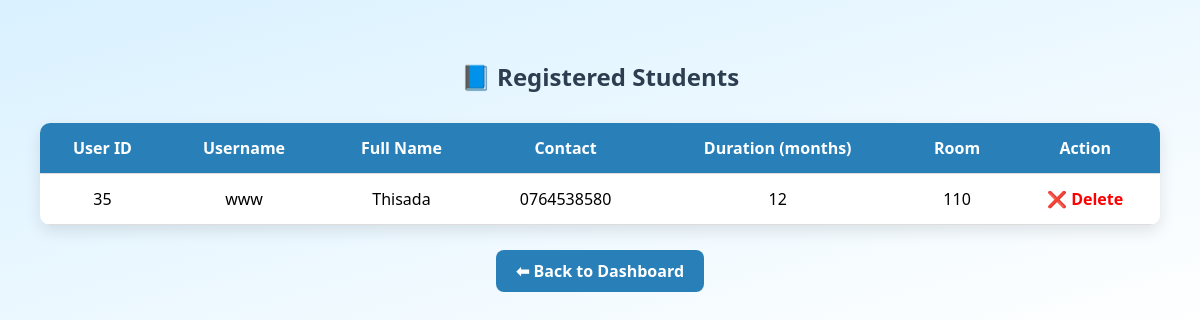
Page /hostel_management/students.php (signed in) on the committed database.
### tables this page shows
CREATE TABLE `user` (
  `user_id` int(11) NOT NULL,
  `password` varchar(100) NOT NULL,
  `role` enum('student','warden','admin') NOT NULL,
  `username` varchar(10) NOT NULL
);

CREATE TABLE `student` (
  `student_id` int(11) NOT NULL,
  `name` varchar(100) NOT NULL,
  `contact_info` varchar(100) DEFAULT NULL,
  `duration_of_stay` int(11) DEFAULT NULL,
  `room_number` int(11) DEFAULT NULL,
  `user_id` int(11) DEFAULT NULL
);

### hostel_management/students.php (the view, shortened to what this page needs)
<?php
require 'includes/db_connect.php';
$stmt = $conn->prepare("
    SELECT u.user_id, s.student_id, u.username, s.name, s.contact_info, s.duration_of_stay, s.room_number,
           w.name AS warden_name
    FROM user u
    JOIN student s ON u.user_id = s.user_id
    LEFT JOIN room r ON s.room_number = r.room_number
    LEFT JOIN warden w ON r.warden_id = w.warden_id
    WHERE u.role = 'student'
");
$stmt->execute();
$result = $stmt->get_result();
?>
<!DOCTYPE html>
<html>
<head>
</head>
<body>
<h2>📘 Registered Students</h2>
<table>
    <tr>
        <th>User ID</th>
        <th>Username</th>
        <th>Full Name</th>
        <th>Contact</th>
        <th>Duration (months)</th>
        <th>Room</th>
        <th>Action</th>
    </tr>
    <?php while ($student = $result->fetch_assoc()): ?>
        <tr>
            <td><?= htmlspecialchars($student['user_id']) ?></td>
            <td><?= htmlspecialchars($student['username']) ?></td>
            <td><?= htmlspecialchars($student['name']) ?></td>
            <td><?= htmlspecialchars($student['contact_info']) ?></td>
            <td><?= htmlspecialchars($student['duration_of_stay']) ?></td>
            <td><?= htmlspecialchars($student['room_number']) ?></td>
            <td>
                <a class="del-btn"
                   href="delete_student.php?student_id=<?= $student['student_id'] ?>"
                   onclick="return confirm('Are you sure you want to delete this student permanently?');">❌ Delete</a>
            </td>
        </tr>
    <?php endwhile; ?>
</table>
<a class="back" href="<?= $_SESSION['role'] === 'admin' ? 'admin_dashboard.php' : 'warden_dashboard.php' ?>">⬅ Back to Dashboard</a>
</body>
</html>

### hostel_management/students.php (style rules this page uses)
body { font-family: 'Segoe UI', sans-serif; background: linear-gradient(to bottom right, #d9f1ff, #ffffff); margin: 0; padding: 40px; }
h2 { text-align: center; color: #2c3e50; margin-bottom: 30px; }
table { width: 100%; border-collapse: collapse; background-color: white; border-radius: 10px; overflow: hidden; box-shadow: 0 6px 16px rgba(0,0,0,0.1); }
th, td { padding: 14px; border-bottom: 1px solid #ddd; text-align: center; }
th { background-color: #2980b9; color: white; }
a.back { display: block; width: fit-content; margin: 25px auto 0; padding: 10px 20px; background: #2980b9; color: white; text-decoration: none; border-radius: 8px; font-weight: bold; }
.del-btn { color: red; font-weight: bold; text-decoration: none; }

### rows in the picture
user: user_id "35", username "www", student.name "Thisada", student.contact_info "0764538580", student.duration_of_stay "12", student.room_number "110"
